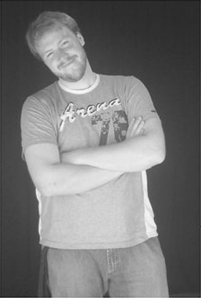
#> input picture imgs/man.png, 201 x 298 px
$ jupyter execute --allow-errors Lecture05_Segmentation_Thresholding_otsu.ipynb   (Python 2 division)
#> lines starting #> are read from the running program, lines starting #| are printed output that depends on the picture; after the words box and inside, x2 and y2 are one past the last pixel; in counts of white or black regions, pixels touching at a corner belong together; long printed decimals are rounded
# <center> Lecture 5. Image segmentation from thresholding methods </center>

## <span style="color:red"> Outline </span>
1. **Introduction to Thresholding**
2. **Thresholding from histograms**
3. **Otsu's Method**

## <span style="color:red"> 1. Introduction to Thresholding </span>

Image thresholding enjoys a central position in applications of image segmentation. In certain images, objects and background pixels may have intensity values that can be grouped into two dominan modes. One obvious way to extract the objects from the background is to select a threshold, that is, an intensity value
that separates these modes.

[cell 1]
import cv2
import numpy as np
from matplotlib import pyplot as plt

img = cv2.imread('../imgs/u.png', 0)
print np.max(img)
#| None

ret,thresh = cv2.threshold(img,60,255,cv2.THRESH_BINARY_INV)
# test with other options cv2.THRESH_BINARY_INV, cv2.THRESH_TRUNC, cv2.THRESH_TOZERO
# cv2.THRESH_TOZERO_INV

print "max:  ", np.max(thresh)
#| max:   None

plt.figure(figsize=(15,4))
plt.subplot(121);
#> (the rest of this cell did not finish here and is left out)

It is fast, **but** how to select automatically the parameter of threshold?

## <span style="color:red"> 2. Thresholding from histograms </span>

[cell 2]
import cv2 as cv
import numpy as np
import matplotlib.pyplot as plt

f = cv.imread('../imgs/man.png',0)
#> f is the input picture: shape (298, 201); min 22, max 255, mean 119.7
plt.figure(figsize=(15,4))
plt.imshow(f, cmap = plt.cm.gray);

0 - Select an initial estimate for the global threshold, T.

[cell 3]
T = np.mean(f.flatten())
#> T = 119.7
print(T)
#| 119.701

1 - Segment the image using the above $g(x,y)$ equation. This will produce two groups of pixels: $G_1$ consisting of all pixels with intensity values $> T$, and $G_2$ consisting of pixels with values $\leq T$.

2 - Compute the average intensity values $m_1$ and $m_2$ for the pixels in $G_1$ and $G_2$ respectively.

3 - Compute a new threshold value:
$T = \frac{1}{2} (m_1 + m_2)$

4 - Repeat Steps 2 through 4 until the difference between values of $T$ in successive iterations is smaller than a predefined parameter $\Delta T$.

[cell 4]
def thr_value(f, dist_err = 0.5):
#> called with dist_err = 0.5
    count = 0
    done = False
    T = np.mean(f.flatten())
#> T = 119.7
    print "initial T: ",T
#| initial T:  119.701
    while not(done):
        count = count + 1
        # 1 -
        g = f > T
        # 2 -
        m1 = np.mean(f[g])
        m2 = np.mean(f[~ g])
        # 3 -
        Tnext = 0.5*(m1 + m2)
        # 4 -
        done = abs(T - Tnext) < 0.5
        T = Tnext
#> this loop made 2 passes
#> (m1, m2, Tnext, done, T) on passes 1 to 2: (181.5, 62.98, 122.2, False, 122.2), (181.8, 63.26, 122.5, True, 122.5)
#> pass 1, in thr_value, `g = f > T`:
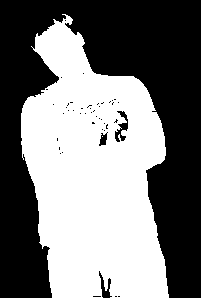
#> g: shape (298, 201) bool; 47.9% white; 2 white regions (1 under 20 px), largest, box (x1, y1, x2, y2) and area: (21, 14, 169, 298) 28663
#> after the loop, count = 2

    print "mean value: ", T, " iterations: ", count
#| mean value:  122.544  iterations:  2
    return T

[cell 5]
seg = f > thr_value(f)
plt.figure(figsize=(15,4))
plt.subplot(121),plt.imshow(f, cmap='gray'),plt.title('Original')
plt.subplot(122),plt.imshow(seg, cmap='gray'),plt.title('Segmentation')
plt.show()

[cell 6]
plt.figure(figsize=(15,4))
plt.hist(f.ravel(),256)
plt.axvline(x=T,color='r',linestyle='--');
#> figure, not shown here; tallest bar 1345 high, from x = 64.78 to 65.69

## However...

[cell 7]
f = cv.imread('../imgs/cells.png',0)
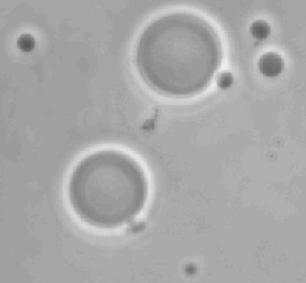
#> input picture imgs/cells.png, 306 x 283 px
#> f is the input picture: shape (283, 306); min 90, max 240, mean 167.7

seg = f > thr_value(f)
#> in thr_value (call 2), `T = np.mean(f.flatten())`: T = 167.7
#| initial T:  167.679
#> the loop in thr_value (call 2), `while not(done):` made 1 pass
#> (m1, m2, Tnext, done, T) on pass 1: (176.6, 158.2, 167.4, True, 167.4)
#> pass 1, in thr_value (call 2), `g = f > T`:
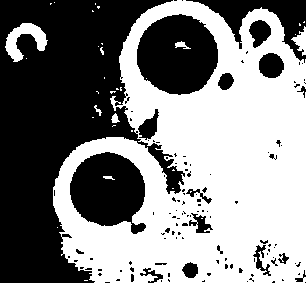
#> g: shape (283, 306) bool; 51.5% white; 123 black regions (101 under 20 px), largest, box (x1, y1, x2, y2) and area: (0, 0, 185, 283) 27135, (137, 14, 218, 95) 5004, (70, 152, 146, 234) 4413
#> after the loop in thr_value (call 2), `while not(done):`: count = 1
#| mean value:  167.405  iterations:  1

plt.figure(figsize=(10,15))
plt.subplot(121),plt.imshow(f, cmap='gray'),plt.title('Original')
plt.subplot(122),plt.imshow(seg, cmap='gray'),plt.title('Segmentation')
plt.show()

plt.figure(figsize=(6,6))
plt.hist(f.ravel(),256), plt.grid(True), plt.ylim((0,10e3))
plt.axvline(x=T,color='r',linestyle='--');
#> figure, not shown here; tallest bar 20896 high, from x = 169.7 to 170.3

## <span style="color:orange">Student</span>:

** Try with UIS image. How was the performance?

## <span style="color:red"> 3. Thresholding Using Otsu's Method </span>

1 - Compute the PDF of the input image:
$p_i, i = 0,1,2,...,L-1$

[cell 8]
h,b = np.histogram(f,bins=256,range=[0,256])
#> h = 256 values, max 20896 at index 170, min 0 at index 0, mean 338.3; b = 257 values from 0 to 256
p_i =  h.astype(np.float64)/np.sum(h)
#> p_i = 256 values, max 0.241 at index 170, min 0 at index 0, mean 0.00391

2 - Compute the CDF:
## $$P_i(k) = \sum^k_{i=0} p_i$$

[cell 9]
P_i = np.zeros(256)
P_i[0] = p_i[0]
for i in range(256):
    P_i[i] = P_i[i-1] + p_i[i]
#> after the loop, P_i = 256 values from 0 to 1

plt.figure(figsize=(6,6))
plt.bar(range(256),P_i), plt.axis([0,255,0,1]), plt.grid(True);
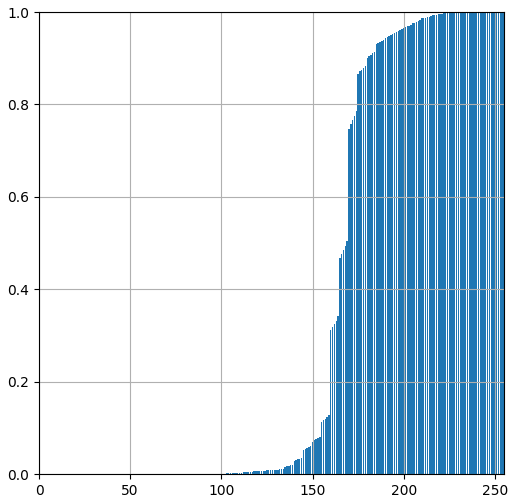
#> figure drawn by matplotlib, 1 panel

3 -  Compute the cumulative means:
## $$m(k) = \sum^k_{i=0} i \, p_i$$

[cell 10]
m = np.zeros(256,dtype=np.float64)
i = np.arange(0.,256.)
for k in range(1,256):
    m[k] = i[k]*p_i[k] + m[k-1]
#> after the loop, m = 256 values from 0 to 167.7

4 - Compute the global intensity mean: $m_G = \sum^{L-1}_{i=0} i\,p_i $

[cell 11]
mG = m[-1]
#> mG = 167.7

5 -  Compute the between-class variance:

## $$\sigma^2_B(k) = \frac{[m_G P_i(k) - m(k)]^2}{P_i(k)[1 - P_i(k)]}$$

[cell 12]
sig2B = ((mG*P_i - m.T)**2)/(P_i*(1 - P_i))
plt.plot(i,sig2B), plt.grid(True);
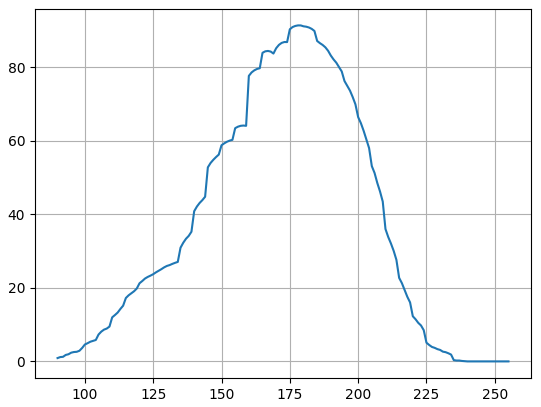
#> figure drawn by matplotlib, 1 panel

6 - Obtain the Otsu threshold $k^*$, as the value of $k$ for which $\sigma^2_B(k)$ is maximum:

[cell 13]
sig2B[np.isnan(sig2B)] = 0
k = np.argmax(sig2B)
#> k = 178
print(k)
#| 178

7 - Obtain the separability measure, by evaluating the $\eta$ equation at $k = k^*$:
## $$\eta(k) = \frac{\sigma^2_B(k^*)}{\sigma^2_G}$$ $$ \sigma^2_G = \sum^{L-1}_{i = 0} (i - m_G)^2 \, p_i $$

[cell 14]
sig2G = np.sum(((i - mG)**2)*p_i)
#> sig2G = 192.9
SM = sig2B[k]/sig2G
#> SM = 0.474
print(SM)
#| 0.4738

plt.figure(figsize=(10,10))
plt.subplots(1,2,figsize=(10,5))
plt.subplot(121), plt.imshow(f, cmap='gray')
plt.subplot(122), plt.hist(f.ravel(),256), plt.axvline(x=T,color='r',linestyle='--'), plt.grid(True),plt.ylim((0,10e3))
plt.show()
#> figure, not shown here; panel 2: tallest bar 20896 high, from x = 169.7 to 170.3

plt.figure(figsize=(10,15))
plt.subplot(121),plt.imshow(seg, cmap='gray'),plt.title('Global Thresholding')
plt.subplot(122),plt.imshow((f > k), cmap='gray'),plt.title('Otsu Thresholding')
plt.show();

## <span style="color:orange"> Challenge 1 </span>

Improve the Otsu thresholding results

[cell 15]
img = cv2.imread('../imgs/fly.png',0)
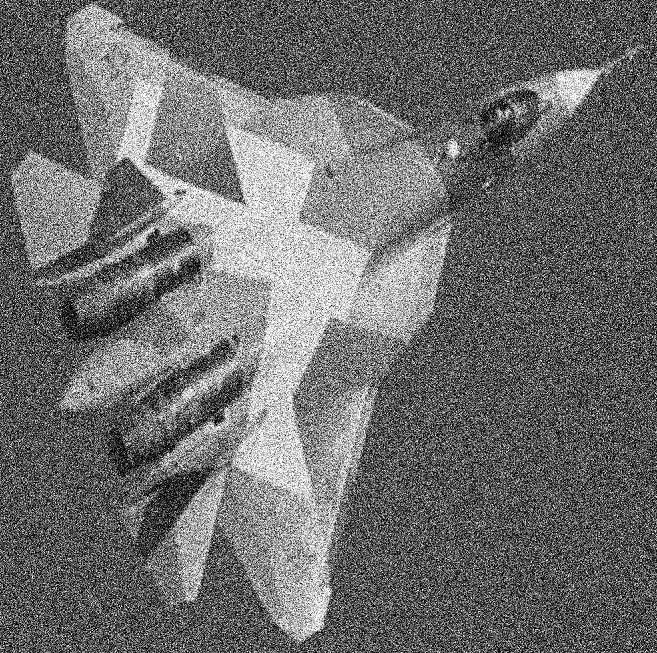
#> input picture imgs/fly.png, 657 x 653 px
#> img is the input picture: shape (653, 657); min 0, max 255, mean 109.3

# global thresholding
ret1,th1 = cv2.threshold(img,127,255,cv2.THRESH_BINARY)
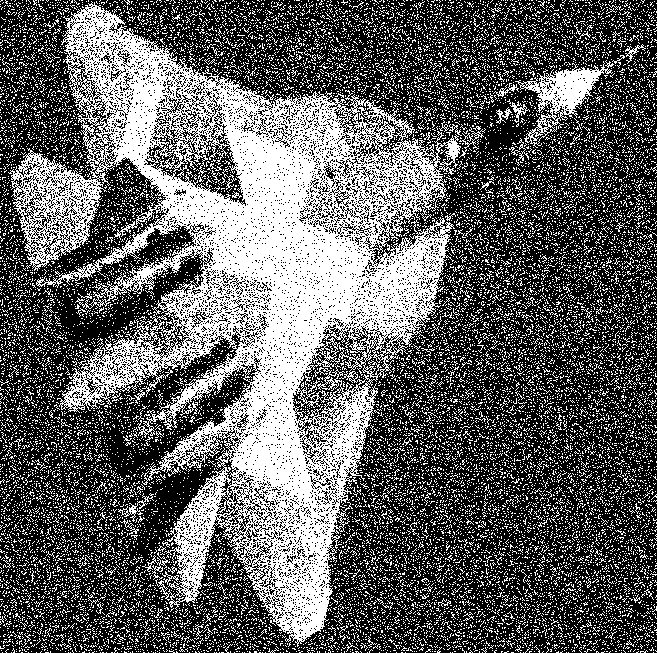
#> th1: shape (653, 657); 37.5% white; 20142 white regions (20036 under 20 px), largest, box (x1, y1, x2, y2) and area: (8, 1, 461, 647) 101146, (515, 60, 614, 148) 2447, (118, 493, 154, 522) 192

# Otsu's thresholding
ret2,th2 = cv2.threshold(img,0,255,cv2.THRESH_BINARY+cv2.THRESH_OTSU)
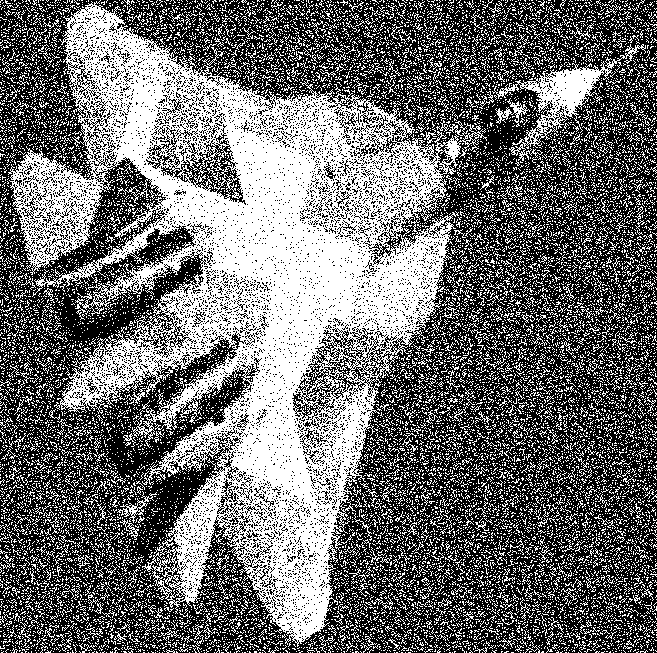
#> th2: shape (653, 657); 42.7% white; 16782 white regions (16328 under 20 px), largest, box (x1, y1, x2, y2) and area: (8, 0, 487, 647) 111541, (492, 44, 646, 161) 3230, (495, 98, 530, 127) 277
#> ret2 = 116

# plot all the images and their histograms
plt.subplots(1,3,figsize=(15,5))
plt.subplot(131), plt.imshow(img,'gray'), plt.title('Noisy Image')
plt.subplot(132), plt.hist(img.ravel(),256), plt.title('Histogram')
plt.subplot(133), plt.imshow(th1,'gray'), plt.title('Global Thresholding')

plt.subplots(1,3,figsize=(15,5))
plt.subplot(131), plt.imshow(img,'gray'), plt.title('Noisy Image')
plt.subplot(132), plt.hist(img.ravel(),256), plt.title('Histogram')
plt.subplot(133), plt.imshow(th2,'gray'), plt.title('Otsu Thresholding');
#> figure, not shown here; panel 2: tallest bar 11609 high, from x = 0 to 0.996
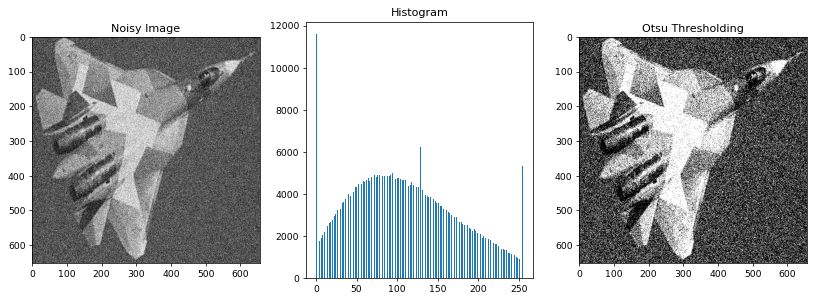
#> figure drawn by matplotlib, 3 panels; panel 2: tallest bar 11609 high, from x = 0 to 0.996

### But you can also obtain

[cell 16]
th3 = cv2.imread('../imgs/flyth3.jpg',0);
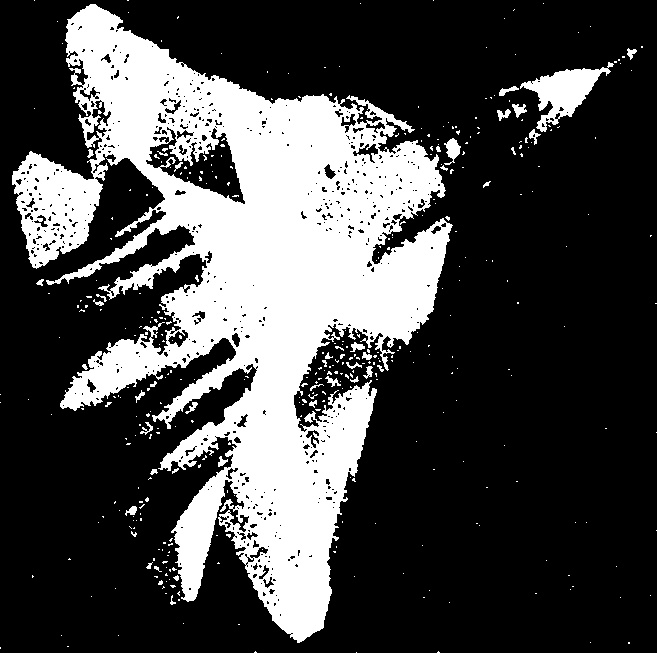
#> input picture imgs/flyth3.jpg, 657 x 653 px
#> th3 is the input picture: shape (653, 657); min 0, max 255, mean 71.4

plt.figure(figsize=(10,15))
plt.subplot(121),plt.imshow(img,'gray'),plt.title('Noisy Image')
plt.subplot(122),plt.imshow(th3, cmap='gray'),plt.title('Thresholded Image');
